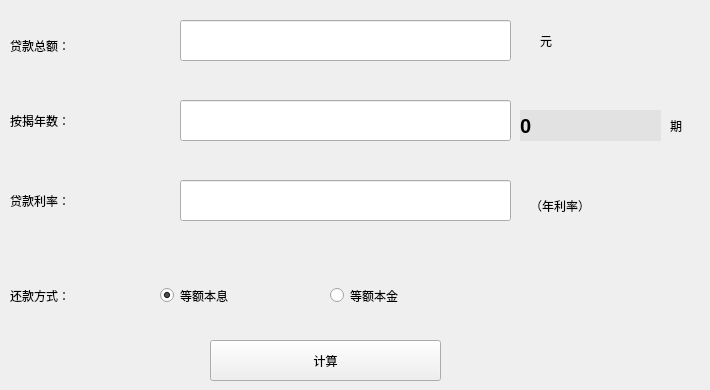
        <widget class="QWidget" name="page_4">
         <widget class="QLabel" name="label_23">
          <property name="geometry">
           <rect>
            <x>10</x>
            <y>20</y>
            <width>131</width>
            <height>51</height>
           </rect>
          </property>
          <property name="text">
           <string>贷款总额：</string>
          </property>
         </widget>
         <widget class="QLineEdit" name="lineEdit_12">
          <property name="geometry">
           <rect>
            <x>180</x>
            <y>20</y>
            <width>331</width>
            <height>41</height>
           </rect>
          </property>
          <property name="font">
           <font>
            <pointsize>12</pointsize>
            <weight>50</weight>
            <italic>true</italic>
            <bold>false</bold>
           </font>
          </property>
          <property name="text">
           <string/>
          </property>
         </widget>
         <widget class="QLabel" name="label_24">
          <property name="geometry">
           <rect>
            <x>10</x>
            <y>100</y>
            <width>131</width>
            <height>41</height>
           </rect>
          </property>
          <property name="text">
           <string>按揭年数：</string>
          </property>
         </widget>
         <widget class="QLabel" name="label_25">
          <property name="geometry">
           <rect>
            <x>10</x>
            <y>180</y>
            <width>121</width>
            <height>41</height>
           </rect>
          </property>
          <property name="text">
           <string>贷款利率：</string>
          </property>
         </widget>
         <widget class="QLineEdit" name="lineEdit_13">
          <property name="geometry">
           <rect>
            <x>180</x>
            <y>100</y>
            <width>331</width>
            <height>41</height>
           </rect>
          </property>
          <property name="font">
           <font>
            <pointsize>12</pointsize>
            <weight>50</weight>
            <italic>true</italic>
            <bold>false</bold>
           </font>
          </property>
          <property name="text">
           <string/>
          </property>
         </widget>
         <widget class="QLabel" name="label_26">
          <property name="geometry">
           <rect>
            <x>10</x>
            <y>270</y>
            <width>121</width>
            <height>51</height>
           </rect>
          </property>
          <property name="text">
           <string>还款方式：</string>
          </property>
         </widget>
         <widget class="QRadioButton" name="radioButton_9">
          <property name="geometry">
           <rect>
            <x>160</x>
            <y>280</y>
            <width>141</width>
            <height>31</height>
           </rect>
          </property>
          <property name="text">
           <string>等额本息</string>
          </property>
          <property name="checked">
           <bool>true</bool>
          </property>
         </widget>
         <widget class="QRadioButton" name="radioButton_10">
          <property name="geometry">
           <rect>
            <x>330</x>
            <y>280</y>
            <width>141</width>
            <height>31</height>
           </rect>
          </property>
          <property name="text">
           <string>等额本金</string>
          </property>
         </widget>
         <widget class="QLineEdit" name="lineEdit_14">
          <property name="geometry">
           <rect>
            <x>180</x>
            <y>180</y>
            <width>331</width>
            <height>41</height>
           </rect>
          </property>
          <property name="font">
           <font>
            <pointsize>12</pointsize>
            <weight>50</weight>
            <italic>true</italic>
            <bold>false</bold>
           </font>
          </property>
          <property name="text">
           <string/>
          </property>
         </widget>
         <widget class="QPushButton" name="pushButton_2">
          <property name="geometry">
           <rect>
            <x>210</x>
            <y>340</y>
            <width>231</width>
            <height>41</height>
           </rect>
          </property>
          <property name="text">
           <string>计算</string>
          </property>
         </widget>
         <widget class="QLabel" name="label_44">
          <property name="geometry">
           <rect>
            <x>670</x>
            <y>110</y>
            <width>31</width>
            <height>31</height>
           </rect>
          </property>
          <property name="text">
           <string>期</string>
          </property>
         </widget>
         <widget class="QLabel" name="label_45">
          <property name="geometry">
           <rect>
            <x>520</x>
            <y>110</y>
            <width>141</width>
            <height>31</height>
           </rect>
          </property>
          <property name="font">
           <font>
            <pointsize>15</pointsize>
            <weight>75</weight>
            <italic>false</italic>
            <bold>true</bold>
           </font>
          </property>
          <property name="styleSheet">
           <string notr="true">background-color: rgb(226, 226, 226);</string>
          </property>
          <property name="text">
           <string>0</string>
          </property>
         </widget>
         <widget class="QLabel" name="label_51">
          <property name="geometry">
           <rect>
            <x>530</x>
            <y>190</y>
            <width>131</width>
            <height>31</height>
           </rect>
          </property>
          <property name="text">
           <string>（年利率）</string>
          </property>
         </widget>
         <widget class="QLabel" name="label_14">
          <property name="geometry">
           <rect>
            <x>540</x>
            <y>20</y>
            <width>111</width>
            <height>41</height>
           </rect>
          </property>
          <property name="text">
           <string>元</string>
          </property>
         </widget>
        </widget>
